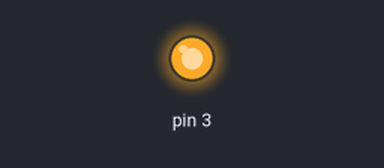
Bench run of a program on a simulated Raspberry Pi (header pin numbers). Parts: output pins drawn as LEDs (lit = HIGH). At 20.0 s the program stops and its outputs stay as they are.

Above: at 0.1 s.
At 18.1 s:
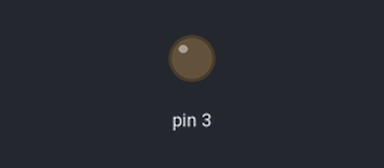
Timing chart, 0 to 19.6 s (numbered marks = the images above):
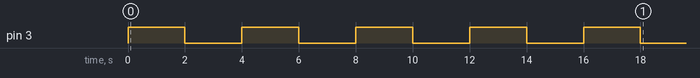

The program:

ejercicio4.py
```python
#!/usr/bin/env python
# Este arquivo emprega encoding: utf-8
import RPi.GPIO as GPIO
import time

#Definimos as funcións
def establecerSaida(pin):
	GPIO.setup(pin, GPIO.OUT)
def establecerEntrada(pin):
	GPIO.setup(pin, GPIO.IN, pull_up_down=GPIO.PUD_UP)
def acender(pin):
	GPIO.output(pin, GPIO.HIGH)
def apagar(pin):
	GPIO.output(pin, GPIO.LOW)
def lerEstado(pin):
	 estado=GPIO.input(pin)
	 return estado

#Definimos as variables


#ProgramaPrincipal
GPIO.setmode(GPIO.BOARD)
GPIO.setup(3, GPIO.OUT)
for i in range(0,5):
	GPIO.output(3, GPIO.HIGH)# 3.3v
	time.sleep(2)
	GPIO.output(3, GPIO.LOW) # 0v
	time.sleep(2)


GPIO.cleanup()
```
